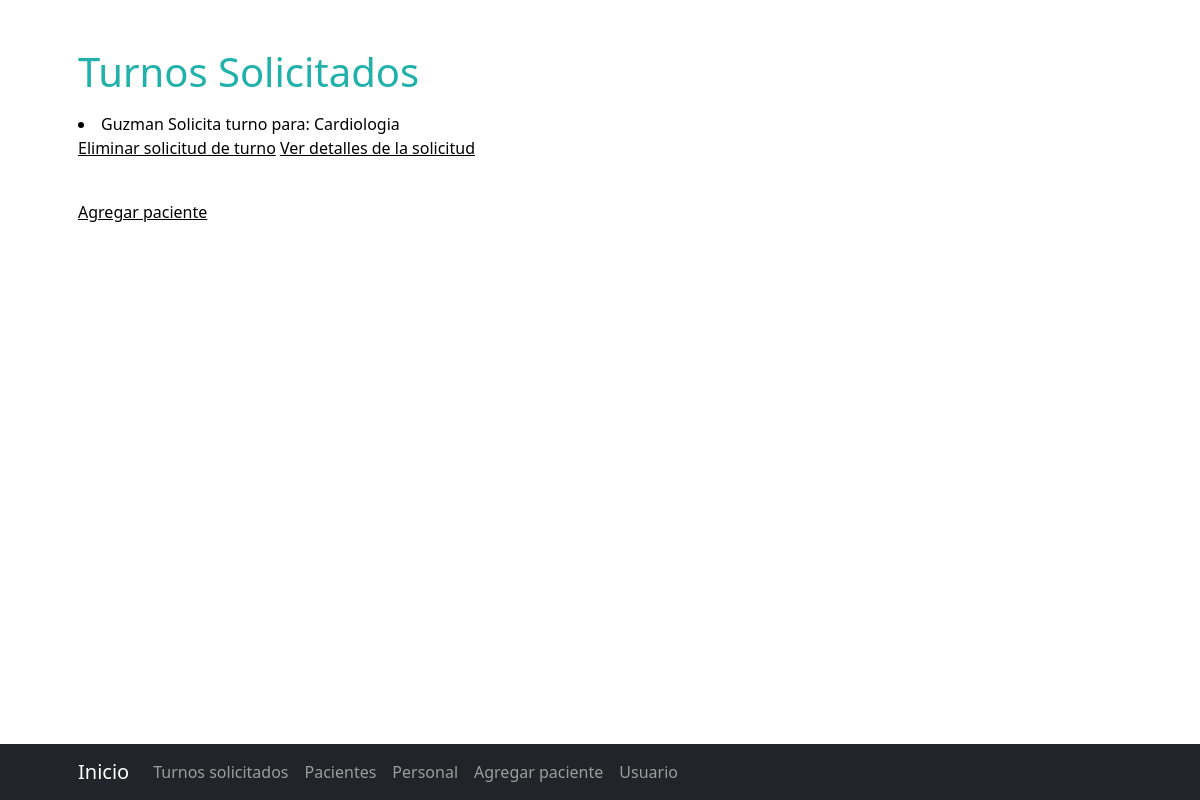
Before: /tsolicitado/list (signed in) with the older database file.
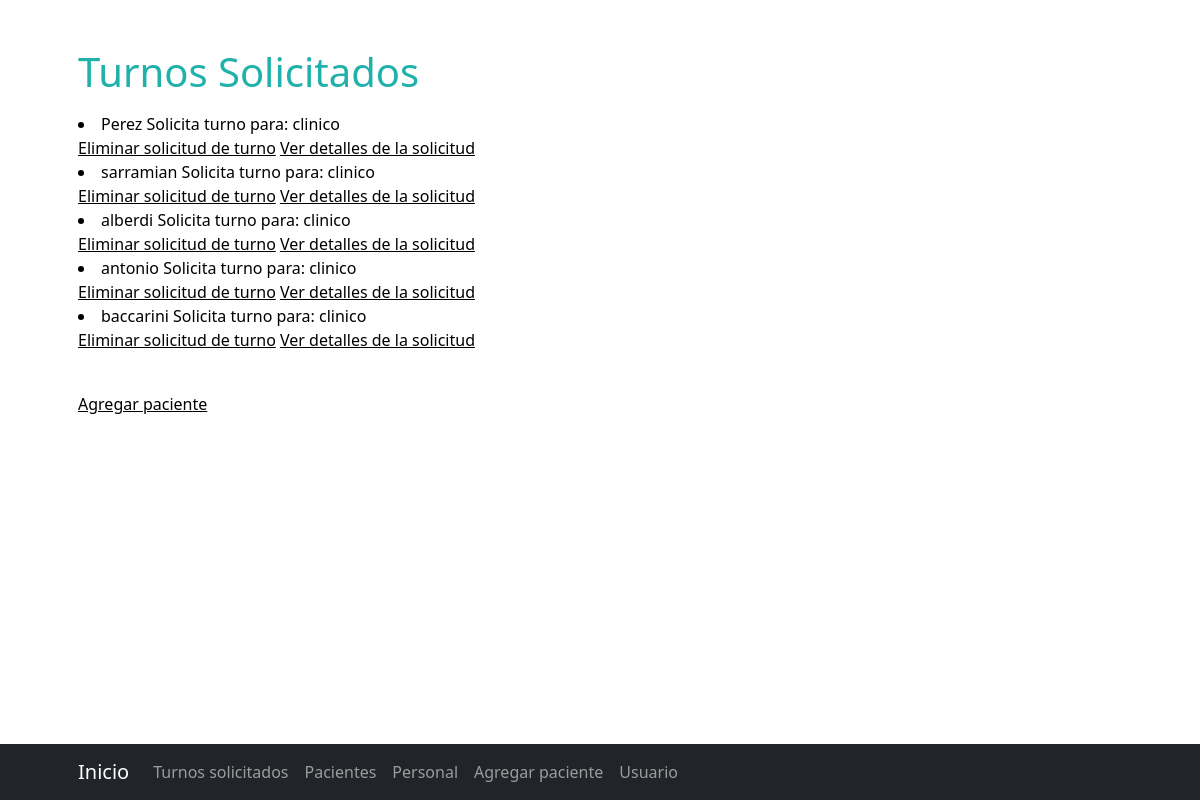
After: the same page with the newer database file.
### appClinica/models.py (models this page shows)
class solicitud_turno(models.Model):
    nombre = models.CharField(max_length=40)
    apellido = models.CharField(max_length=40)
    especialidad = models.CharField(max_length=40)
    email = models.CharField(max_length=40)
    def __str__(self) -> str:
        return self.apellido + " Solicita turno para: " + self.especialidad

### appClinica/views.py (the view)
# urls.py: path('tsolicitado/list', tsolicitadoList.as_view(), name='tsolicitado'),
class tsolicitadoList(LoginRequiredMixin, ListView):
    model = solicitud_turno
    template_name = "appClinica/tsolicitado.html"

### appClinica/templates/appClinica/tsolicitado.html
{% extends "appClinica/inicio.html" %}
{% load static %}
{% block titulo %}
    <h1 style="color:lightseagreen" class="mt-5"> Turnos Solicitados </h1>
{% endblock %}
{% block principal %}
    <p style="color:black">
        {% for solicitud_turno in object_list %}
            <li style="color:black"> {{solicitud_turno}} </li>
            <buton style="color:black">
                <a style="color:black" href="{% url 'tsolicitado_eliminar' solicitud_turno.id %}"> Eliminar solicitud de turno</a>
            </buton>
            <buton style="color:black">
                <a style="color:black" href="{% url 'tsolicitado_detalle' solicitud_turno.id %}"> Ver detalles de la solicitud</a>
            </buton>
        {% endfor %}
    </p>
    <br>
    <a style="color:black" href="{% url 'agregarpaciente' %}"> Agregar paciente</a>
{% endblock %}
{% block barra %}
    <li class="nav-item active"><a class="nav-link" href="{% url 'tsolicitado' %}">Turnos solicitados</a></li>
    <li class="nav-item"><a class="nav-link" href="{% url 'pacientes' %}">Pacientes</a></li>
    <li class="nav-item"><a class="nav-link" href="{% url 'personal' %}">Personal</a></li>
    <li class="nav-item"><a class="nav-link" href="{% url 'agregarpaciente' %}">Agregar paciente</a></li>
    <li class="nav-item"><a class="nav-link" href="{% url 'usuario' %}">Usuario</a></li>
{% endblock %}

### appClinica/templates/appClinica/inicio.html (shortened to what this page needs)
<!DOCTYPE html>
<html lang="en">
    <head>
        {% load static %}
        <link href="{% static 'appClinica/css/styles.css' %}" rel="stylesheet" />
    </head>
    <body>
        <nav class="navbar navbar-expand-lg navbar-dark bg-dark fixed-bottom">
            <div class="container px-4 px-lg-5">
                <a class="navbar-brand" href="{% url 'inicio' %}">Inicio</a>
                <div class="collapse navbar-collapse" id="navbarResponsive">
                    <ul class="navbar-nav ml-auto">
                        {% block barra %}{% endblock %}
                    </ul>
                </div>
            </div>
        </nav>
        <section>
            <div class="container px-4 px-lg-5">
                <div class="row gx-4 gx-lg-5">
                    <div class="col-lg-6">
                        {% block titulo %}{% endblock %}
                        {% block principal %}
                        {% endblock %}
                    </div>
                </div>
            </div>
        </section>
    </body>
</html>

Changed rows visible on the page:
removed solicitud_turno: apellido+especialidad "Guzman Solicita turno para: Cardiologia"
added solicitud_turno: apellido+especialidad "Perez Solicita turno para: clinico"
added solicitud_turno: apellido+especialidad "sarramian Solicita turno para: clinico"
added solicitud_turno: apellido+especialidad "alberdi Solicita turno para: clinico"
added solicitud_turno: apellido+especialidad "antonio Solicita turno para: clinico"
added solicitud_turno: apellido+especialidad "baccarini Solicita turno para: clinico"
